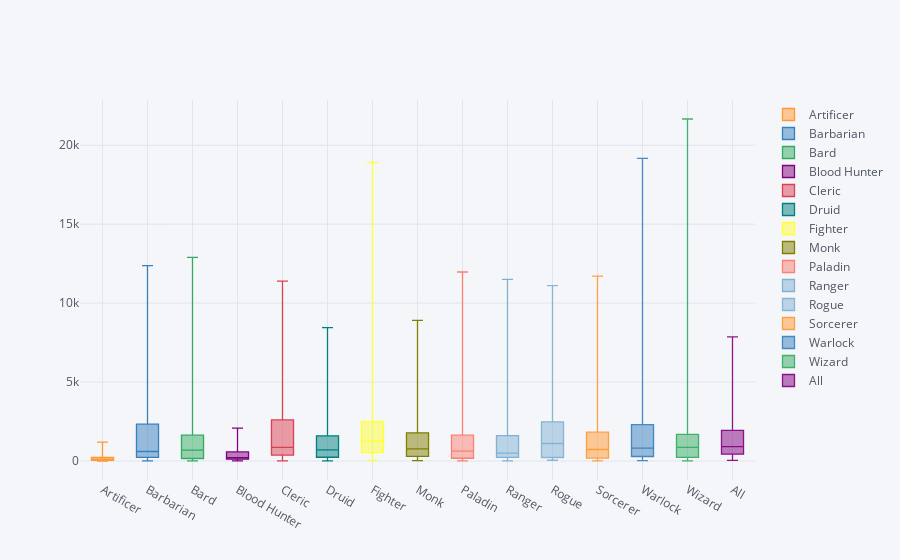

The cell this chart's notebook holds for it:
### Code cell
RaceClass.iplot(kind='box')

### Figure 1 — Plotly figure (JSON) as saved in the notebook; plotly's stock layout.template omitted (floating-point values rounded to 4 significant figures)
{"data": [{"boxpoints": false, "line": {"width": 1.3}, "marker": {"color": "rgba(255, 153, 51, 1.0)"}, "name": "Artificer", "orientation": "v", "type": "box", "uid": "8c8aa353-4fab-4681-afec-4673f1b8545c", "y": [610, 105, 76, 43, 0, 393, 247, 29, 228, 76, 127, 43, 45, 510, 128, 349, 142, 379, 318, 1191, 115, 220, 409, 97, 90, 0, 49, 0, 22, 204, 0, 205, 107, 129, 38, 934, 0, 60, 1, 124, 224]}, {"boxpoints": false, "line": {"width": 1.3}, "marker": {"color": "rgba(55, 128, 191, 1.0)"}, "name": "Barbarian", "orientation": "v", "type": "box", "uid": "f469da3e-2505-479e-807d-7cfde370e5e3", "y": [9169, 113, 3215, 973, 363, 243, 5198, 233, 2459, 166, 1155, 224, 427, 1313, 11938, 1986, 12377, 170, 382, 4554, 722, 456, 529, 2327, 686, 193, 3564, 973, 2797, 581, 79, 1171, 453, 2345, 603, 59, 5, 36, 79, 225, 1863]}, {"boxpoints": false, "line": {"width": 1.3}, "marker": {"color": "rgba(50, 171, 96, 1.0)"}, "name": "Bard", "orientation": "v", "type": "box", "uid": "398fb035-b36d-42b8-ae81-d30640f6b511", "y": [1834, 1637, 303, 136, 74, 4806, 3479, 255, 687, 93, 1639, 1009, 1468, 873, 919, 12903, 1683, 182, 162, 5374, 896, 1102, 710, 797, 184, 24, 255, 77, 291, 146, 16, 3677, 3357, 638, 641, 132, 16, 205, 5, 1742, 1360]}, {"boxpoints": false, "line": {"width": 1.3}, "marker": {"color": "rgba(128, 0, 128, 1.0)"}, "name": "Blood Hunter", "orientation": "v", "type": "box", "uid": "a262f9c1-042a-46d5-be29-39ce9defe3a6", "y": [869, 120, 266, 187, 109, 370, 1274, 162, 449, 212, 607, 138, 267, 277, 1339, 1281, 2080, 55, 176, 1954, 358, 564, 133, 668, 95, 51, 197, 102, 165, 264, 42, 695, 661, 349, 136, 35, 9, 25, 25, 213, 424]}, {"boxpoints": false, "line": {"width": 1.3}, "marker": {"color": "rgba(219, 64, 82, 1.0)"}, "name": "Cleric", "orientation": "v", "type": "box", "uid": "c963245c-51a9-47a0-9815-a2fa49ad8afb", "y": [6175, 963, 361, 858, 244, 1030, 4445, 1671, 11401, 126, 5431, 412, 4667, 778, 2777, 6190, 5395, 384, 464, 9377, 1433, 1387, 654, 2577, 1858, 304, 601, 156, 457, 239, 24, 1338, 1580, 2666, 608, 599, 66, 48, 7, 558, 2007]}, {"boxpoints": false, "line": {"width": 1.3}, "marker": {"color": "rgba(0, 128, 128, 1.0)"}, "name": "Druid", "orientation": "v", "type": "box", "uid": "03e02cfa-3461-4fa4-b0a1-e0a1db1d45ed", "y": [1698, 247, 325, 771, 231, 782, 2024, 1563, 2437, 89, 8443, 743, 711, 753, 2726, 2186, 7693, 221, 96, 4280, 1044, 823, 496, 3273, 1014, 147, 253, 91, 305, 536, 39, 1478, 645, 2719, 489, 241, 22, 27, 13, 464, 1303]}, {"boxpoints": false, "line": {"width": 1.3}, "marker": {"color": "rgba(255, 255, 51, 1.0)"}, "name": "Fighter", "orientation": "v", "type": "box", "uid": "9d9f40ae-d85e-4a52-9e85-dd45be74860e", "y": [10603, 1079, 3086, 994, 514, 1231, 9187, 347, 2571, 663, 1585, 918, 1255, 2466, 7050, 6913, 13922, 458, 2209, 18920, 614, 1545, 1465, 2134, 465, 149, 2167, 587, 1557, 536, 74, 4506, 1392, 1638, 1274, 240, 43, 56, 91, 655, 2678]}, {"boxpoints": false, "line": {"width": 1.3}, "marker": {"color": "rgba(128, 128, 0, 1.0)"}, "name": "Monk", "orientation": "v", "type": "box", "uid": "b03f00b2-f032-4f0f-a97d-72d6681218b7", "y": [5272, 308, 1080, 454, 190, 935, 2973, 809, 1941, 603, 1375, 497, 1092, 1374, 3742, 2817, 8910, 213, 264, 6427, 1024, 2741, 973, 1734, 773, 173, 376, 107, 323, 629, 68, 6569, 755, 3739, 326, 142, 29, 59, 103, 386, 1557]}, {"boxpoints": false, "line": {"width": 1.3}, "marker": {"color": "rgba(251, 128, 114, 1.0)"}, "name": "Paladin", "orientation": "v", "type": "box", "uid": "38c4bfb8-6df2-4cf0-9f94-a4658e18cd8d", "y": [3764, 964, 585, 415, 189, 698, 11973, 133, 1101, 70, 1600, 622, 4496, 454, 2507, 11074, 3970, 83, 446, 6465, 662, 275, 467, 1806, 533, 131, 1084, 229, 533, 128, 16, 1151, 1702, 791, 2011, 72, 4, 99, 13, 1217, 1613]}, {"boxpoints": false, "line": {"width": 1.3}, "marker": {"color": "rgba(128, 177, 211, 1.0)"}, "name": "Ranger", "orientation": "v", "type": "box", "uid": "4a6a1756-b31e-4821-a700-34016270e940", "y": [3822, 336, 843, 702, 320, 658, 3276, 315, 1104, 370, 1821, 1154, 495, 1766, 2336, 3195, 11509, 380, 189, 5729, 373, 1548, 1009, 2339, 161, 45, 185, 48, 275, 240, 43, 3745, 681, 797, 358, 81, 7, 25, 60, 338, 1316]}, {"boxpoints": false, "line": {"width": 1.3}, "marker": {"color": "rgba(128, 177, 211, 0.8999999999999999)"}, "name": "Rogue", "orientation": "v", "type": "box", "uid": "9ef6d31c-81a3-4eae-9b81-338ce342f633", "y": [3006, 1280, 2344, 199, 65, 6374, 5393, 405, 916, 1108, 1774, 1235, 437, 3546, 2192, 8939, 8018, 1189, 434, 11112, 614, 5183, 2905, 1445, 206, 56, 193, 47, 227, 454, 52, 10508, 2150, 672, 400, 345, 53, 109, 139, 1156, 2172]}, {"boxpoints": false, "line": {"width": 1.3}, "marker": {"color": "rgba(255, 153, 51, 0.8999999999999999)"}, "name": "Sorcerer", "orientation": "v", "type": "box", "uid": "5ea88b1c-de60-4e1d-b37c-a9f1e7cb0897", "y": [1810, 1886, 188, 110, 46, 3004, 9072, 585, 1009, 115, 2471, 727, 3507, 1122, 1484, 11706, 1395, 197, 234, 6202, 1021, 675, 1772, 1530, 203, 38, 156, 51, 279, 410, 45, 2129, 4632, 726, 1082, 161, 28, 316, 13, 2797, 1623]}, {"boxpoints": false, "line": {"width": 1.3}, "marker": {"color": "rgba(55, 128, 191, 0.8999999999999999)"}, "name": "Warlock", "orientation": "v", "type": "box", "uid": "9c581d6f-d507-4156-b157-5360f16efb20", "y": [1807, 2159, 363, 159, 68, 4786, 7216, 311, 676, 287, 4279, 1172, 3641, 1211, 1158, 19173, 2715, 279, 383, 6893, 1518, 1387, 812, 1774, 162, 35, 286, 71, 378, 439, 55, 3036, 9054, 663, 1077, 157, 34, 290, 18, 3687, 2091]}, {"boxpoints": false, "line": {"width": 1.3}, "marker": {"color": "rgba(50, 171, 96, 0.8999999999999999)"}, "name": "Wizard", "orientation": "v", "type": "box", "uid": "e3efc90c-d5e4-4add-a076-3120221b0770", "y": [2901, 1502, 215, 114, 39, 1671, 3342, 237, 860, 458, 1051, 327, 530, 1068, 1157, 4326, 1711, 2671, 2404, 21665, 642, 1229, 734, 883, 300, 44, 172, 51, 355, 415, 35, 3417, 2142, 1079, 197, 2736, 471, 59, 10, 1468, 1617]}, {"boxpoints": false, "line": {"width": 1.3}, "marker": {"color": "rgba(128, 0, 128, 0.8999999999999999)"}, "name": "All", "orientation": "v", "type": "box", "uid": "5d166fa5-dc0e-47b7-bc41-34b8158b557b", "y": [3810, 907.1, 946.4, 436.8, 188.6, 1927.0, 4936.0, 503.9, 1988.0, 316.9, 2383.0, 658.6, 1646.0, 1251.0, 2961.0, 6646.0, 5823.0, 490.1, 582.9, 7867.0, 788.3, 1367.0, 933.4, 1670.0, 480.7, 106.9, 681.3, 199.2, 568.9, 372.9, 45.23, 3116.0, 2094.0, 1354.0, 660, 423.9, 60.54, 101, 41.21, 1074.0, 1573.0]}], "layout": {"legend": {"bgcolor": "#F5F6F9", "font": {"color": "#4D5663"}}, "paper_bgcolor": "#F5F6F9", "plot_bgcolor": "#F5F6F9", "title": {"font": {"color": "#4D5663"}}, "xaxis": {"gridcolor": "#E1E5ED", "showgrid": true, "tickfont": {"color": "#4D5663"}, "title": {"font": {"color": "#4D5663"}, "text": ""}, "zerolinecolor": "#E1E5ED"}, "yaxis": {"gridcolor": "#E1E5ED", "showgrid": true, "tickfont": {"color": "#4D5663"}, "title": {"font": {"color": "#4D5663"}, "text": ""}, "zerolinecolor": "#E1E5ED"}}}
